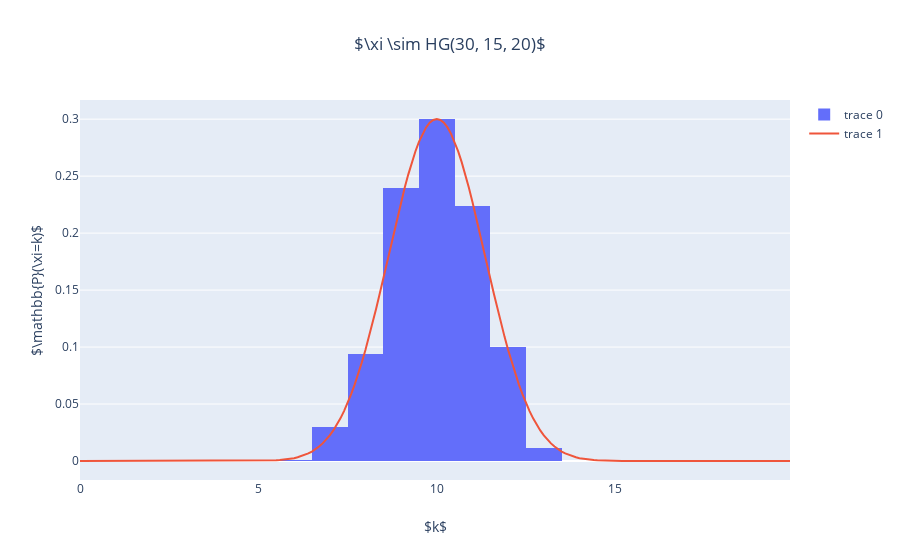

The cell this chart's notebook holds for it:
### Code cell
hg_dist_fig = go.Figure(
    data=(go.Histogram(
            x=hg_data,
            histnorm='probability',
        ),
        go.Scatter(
            x=np.arange(0, 20, .1),
            y=list(map(Xi.P, np.arange(0, 20, .1))),
        ),
    ),
    layout=go.Layout(
        title=go.layout.Title(
            text=fr'$\xi \sim {Xi}$',
            x=.5,
        ),
        yaxis=go.layout.YAxis(
            title=go.layout.yaxis.Title(
                text=r'$\mathbb{P}(\xi=k)$',
            ),
        ),
        xaxis=go.layout.XAxis(
            title=go.layout.xaxis.Title(
                text=r'$k$',
            ),
        ),
    ),
)
hg_dist_fig.show()

### Figure 1 — Plotly figure (JSON) as saved in the notebook; plotly's stock layout.template omitted (floating-point values rounded to 4 significant figures; data arrays with more than 128 entries replaced by an {"elided": "..."} marker saying what was removed)
{"data": [{"histnorm": "probability", "type": "histogram", "x": {"elided": "1000 int values"}}, {"type": "scatter", "x": {"elided": "200 float values"}, "y": {"elided": "200 float values"}}], "layout": {"title": {"text": "$\\xi \\sim HG(30, 15, 20)$", "x": 0.5}, "xaxis": {"title": {"text": "$k$"}}, "yaxis": {"title": {"text": "$\\mathbb{P}(\\xi=k)$"}}}}
